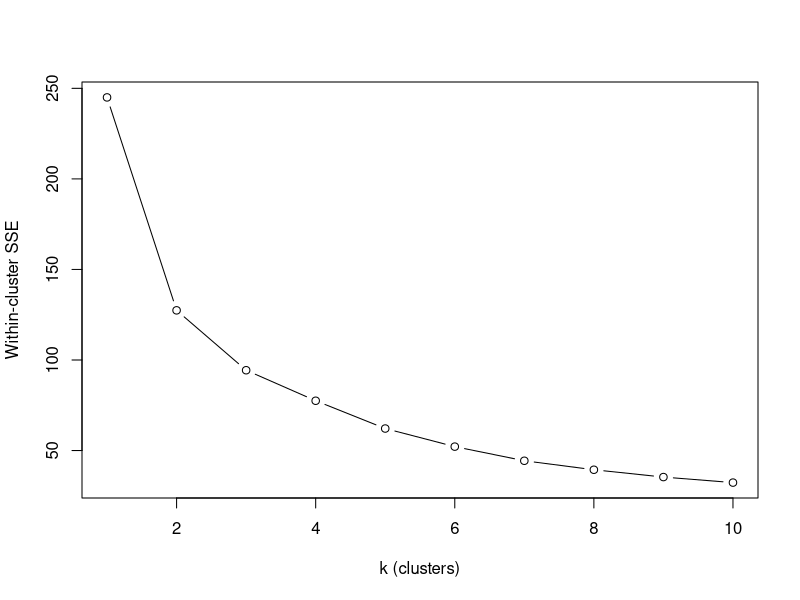
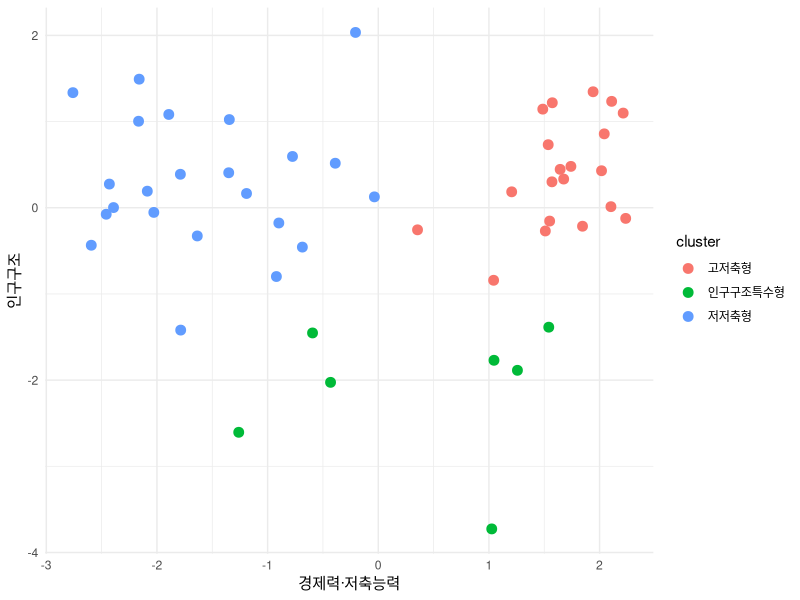
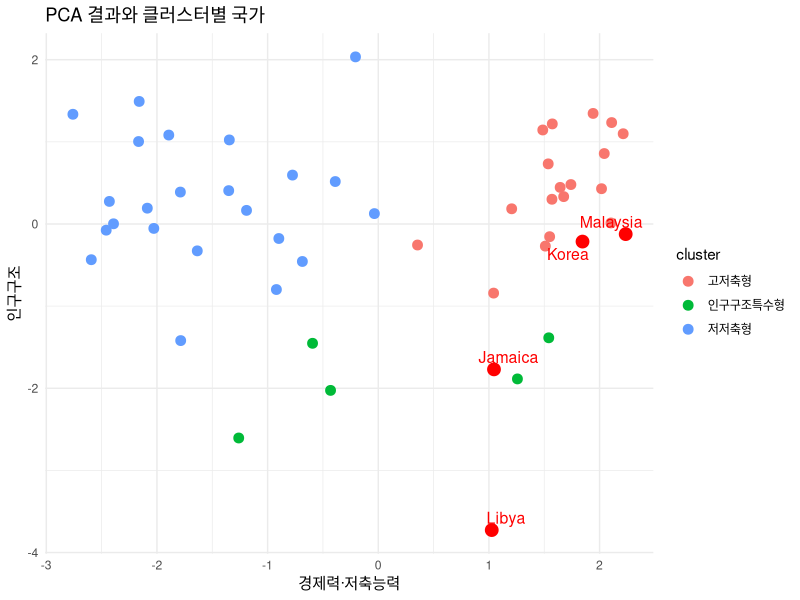

Reproduce these figures in R, in order.
# 내장 데이터 불러오기
data("LifeCycleSavings")
View(LifeCycleSavings)
length(LifeCycleSavings)
# 데이터 확인
head(LifeCycleSavings)
str(LifeCycleSavings)


# >> 클러스터링
data("LifeCycleSavings")
head(LifeCycleSavings)

df <- LifeCycleSavings[, c("sr", "pop15", "pop75", "dpi", "ddpi")]

df_scaled <- scale(df)

wss <- numeric(10)
for (k in 1:10) {
  wss[k] <- sum(kmeans(df_scaled, centers = k, nstart = 20)$withinss)
}

plot(1:10, wss, type = "b",
     xlab = "k (clusters)", ylab = "Within-cluster SSE")

set.seed(123)
km <- kmeans(df_scaled, centers = 3, nstart = 25)

km$cluster      # 각 국가가 어떤 클러스터인지
km$centers      # 클러스터 중심
table(km$cluster)

library(ggplot2)
library(dplyr)

pca <- prcomp(df_scaled)
pca_df <- data.frame(
  경제력_저축능력 = pca$x[, 1],  
  인구구조 = pca$x[, 2],        
  cluster = factor(km$cluster,
                   levels = c(1, 2, 3),
                   labels = c("고저축형", "인구구조특수형", "저저축형"))
)
ggplot(pca_df, aes(x = 경제력_저축능력, y = 인구구조, color = cluster)) +
  geom_point(size = 3) +
  labs(
    x = "경제력·저축능력",
    y = "인구구조",
    color = "cluster"
  ) +
  theme_minimal()



#클러스터 결과 추가
df_clustered <- cbind(LifeCycleSavings, cluster = km$cluster)
df_clustered$country <- rownames(df_clustered)

#예외국가 찾기
#성장률↑ + 저축률↓ 예외 국가
high_ddpi_low_sr <- subset(df_clustered,
                           ddpi > mean(ddpi) & sr < mean(sr))
print("성장률 ↑ + 저축률 ↓ 예외 국가 (클러스터 포함):")
print(high_ddpi_low_sr[, c("country", "cluster", "ddpi", "sr")])


#예외국가 클러스터에 표시
library(ggplot2)
library(dplyr)
library(ggrepel)  # 겹치지 않는 라벨용

# PCA 데이터에 국가명 추가
pca_df <- data.frame(
  country = rownames(df_scaled),
  경제력_저축능력 = pca$x[, 1],  
  인구구조 = pca$x[, 2],        
  cluster = factor(km$cluster,
                   levels = c(1, 2, 3),
                   labels = c("고저축형", "인구구조특수형", "저저축형"))
)

# 예외국가 선택
exception_countries <- c("Korea", "Jamaica", "Libya", "Malaysia")
exceptions <- pca_df %>% filter(country %in% exception_countries)

# 그래프
ggplot(pca_df, aes(x = 경제력_저축능력, y = 인구구조, color = cluster)) +
  geom_point(size = 3) +  # 모든 국가
  geom_point(data = exceptions, color = "red", size = 4) +  # 예외국가 강조
  geom_text_repel(data = exceptions, aes(label = country),
                  color = "red", size = 4) +  # 예외국가 라벨
  labs(
    x = "경제력·저축능력",
    y = "인구구조",
    color = "cluster",
    title = "PCA 결과와 클러스터별 국가"
  ) +
  theme_minimal()

